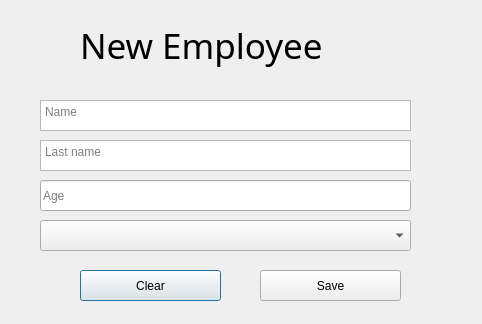
<?xml version="1.0" encoding="UTF-8"?>
<ui version="4.0">
 <class>Adding_employee</class>
 <widget class="QDialog" name="Adding_employee">
  <property name="geometry">
   <rect>
    <x>0</x>
    <y>0</y>
    <width>482</width>
    <height>324</height>
   </rect>
  </property>
  <property name="windowTitle">
   <string>Dialog</string>
  </property>
  <widget class="QPushButton" name="Clear">
   <property name="geometry">
    <rect>
     <x>80</x>
     <y>270</y>
     <width>141</width>
     <height>31</height>
    </rect>
   </property>
   <property name="text">
    <string>Clear</string>
   </property>
  </widget>
  <widget class="QLabel" name="label">
   <property name="geometry">
    <rect>
     <x>80</x>
     <y>0</y>
     <width>321</width>
     <height>91</height>
    </rect>
   </property>
   <property name="font">
    <font>
     <family>Snap ITC</family>
     <pointsize>26</pointsize>
    </font>
   </property>
   <property name="text">
    <string>New Employee</string>
   </property>
  </widget>
  <widget class="QTextEdit" name="Name">
   <property name="geometry">
    <rect>
     <x>40</x>
     <y>100</y>
     <width>371</width>
     <height>31</height>
    </rect>
   </property>
   <property name="tabChangesFocus">
    <bool>true</bool>
   </property>
   <property name="placeholderText">
    <string>Name</string>
   </property>
  </widget>
  <widget class="QTextEdit" name="Last_name">
   <property name="geometry">
    <rect>
     <x>40</x>
     <y>140</y>
     <width>371</width>
     <height>31</height>
    </rect>
   </property>
   <property name="tabChangesFocus">
    <bool>true</bool>
   </property>
   <property name="placeholderText">
    <string>Last name</string>
   </property>
  </widget>
  <widget class="QPushButton" name="Save">
   <property name="geometry">
    <rect>
     <x>260</x>
     <y>270</y>
     <width>141</width>
     <height>31</height>
    </rect>
   </property>
   <property name="text">
    <string>Save</string>
   </property>
  </widget>
  <widget class="QComboBox" name="Job">
   <property name="geometry">
    <rect>
     <x>40</x>
     <y>220</y>
     <width>371</width>
     <height>31</height>
    </rect>
   </property>
  </widget>
  <widget class="QLineEdit" name="Age">
   <property name="geometry">
    <rect>
     <x>40</x>
     <y>180</y>
     <width>371</width>
     <height>31</height>
    </rect>
   </property>
   <property name="inputMask">
    <string/>
   </property>
   <property name="maxLength">
    <number>32767</number>
   </property>
   <property name="placeholderText">
    <string>Age</string>
   </property>
   <property name="clearButtonEnabled">
    <bool>false</bool>
   </property>
  </widget>
 </widget>
 <resources/>
 <connections/>
</ui>
